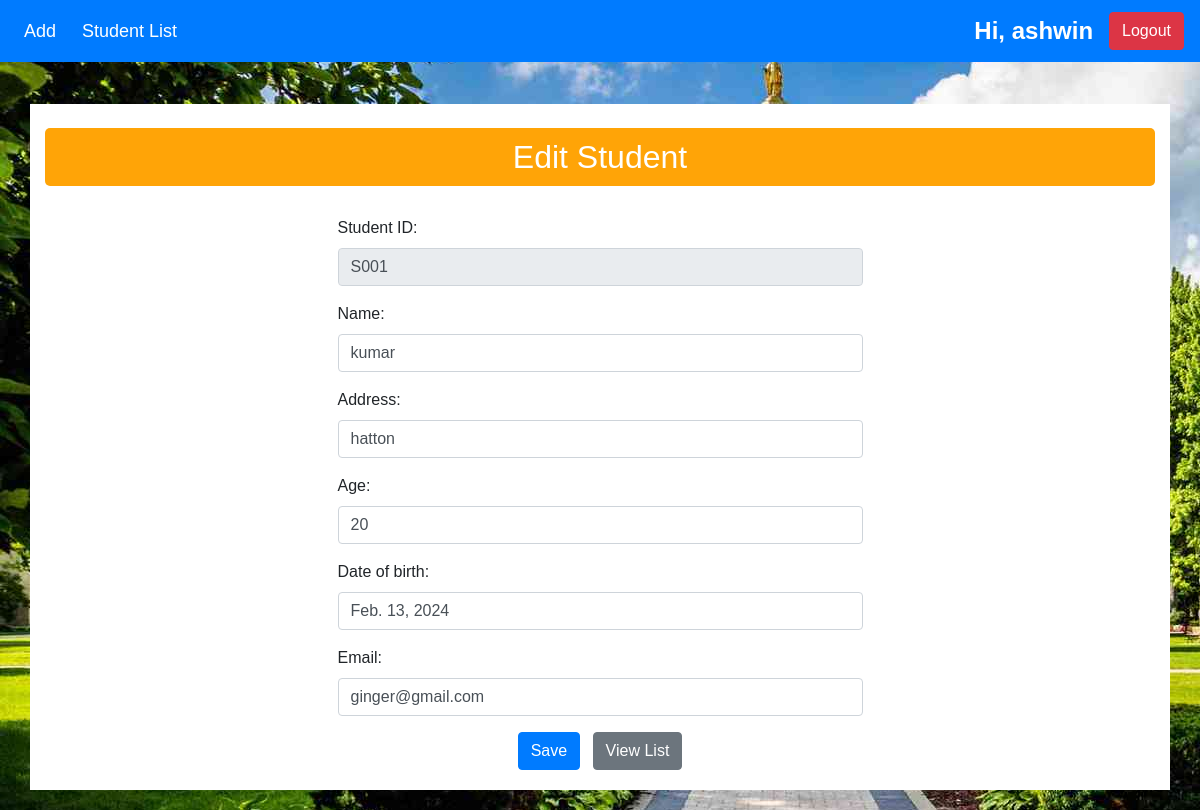
/1/edit/ (signed in), run on the app's committed database.
### students/models.py (models this page shows, shortened)
class Student(models.Model):
    student_id = models.CharField(max_length=4, unique=True, verbose_name='Student ID')
    name = models.CharField(max_length=100)
    address = models.TextField()
    age = models.IntegerField()
    date_of_birth = models.DateField()
    email = models.EmailField()
    class Meta:
        app_label = 'students'

### students/views.py (the view)
# urls.py: path('<int:pk>/edit/', views.student_edit, name='student_edit'),
def student_edit(request, pk):
    student = get_object_or_404(Student, pk=pk)
    if request.method == 'POST':
        form = StudentForm(request.POST, instance=student)
        if form.is_valid():
            form.save()
            return redirect('student_list')
    else:
        form = StudentForm(instance=student)
    return render(request, 'students/student_edit.html', {'form': form})

### students/forms.py
class StudentForm(forms.ModelForm):
    class Meta:
        model = Student
        fields = ['student_id', 'name', 'address', 'age', 'date_of_birth', 'email']

### students/templates/students/student_edit.html (shortened to what this page needs)
{% load static %}
<!DOCTYPE html>
<html lang="en">
  <head>
    <link
      rel="stylesheet"
      href="https://stackpath.bootstrapcdn.com/bootstrap/4.5.2/css/bootstrap.min.css"
    />
    <link
      rel="stylesheet"
      type="text/css"
      href="{% static 'css/styles.css' %}"
    />
  </head>
  <body style="background-image: url('{% static 'bg1.jpg' %}')">
    <div class="container mt-5" style="background-color: white">
      {% include 'students/navbar.html' %}
      <br />
      <h2 class="center-title display-5">Edit Student</h2>
      <div class="d-flex justify-content-center">
        <div class="col-md-6">
          <form method="post">
            {% for field in form %}
            <div class="form-group">
              <label for="{{ field.id_for_label }}">{{ field.label }}</label>:<br />
              {% if field.name == "student_id" %}
              <input type="text" name="{{ field.name }}" id="{{ field.id_for_label }}" class="form-control" value="{{ field.value }}" disabled />
              {% else %}
              <input type="{{ field.field.widget.input_type }}" name="{{ field.name }}" id="{{ field.id_for_label }}" class="form-control" value="{{ field.value }}" {% if field.field.required %}required{% endif %} />
              {% endif %}
            </div>
            {% endfor %}
            <div class="text-center" style="margin-bottom: 20px">
              <button type="submit" class="btn btn-primary mr-2">Save</button>
              <a href="{% url 'student_list' %}" class="btn btn-secondary">View List</a>
            </div>
          </form>
        </div>
      </div>
    </div>
  </body>
</html>

### students/templates/students/navbar.html (shortened to what this page needs)
{% load static %}
<!DOCTYPE html>
<html lang="en">
  <head>
    <link
      rel="stylesheet"
      href="https://stackpath.bootstrapcdn.com/bootstrap/4.5.2/css/bootstrap.min.css"
    />
    <link
      rel="stylesheet"
      type="text/css"
      href="{% static 'css/styles.css' %}"
    />
  </head>
  <body style="background-image: url('{% static 'bg1.jpg' %}')">
    <nav class="navbar navbar-expand-lg navbar-light bg-primary">
      <div class="collapse navbar-collapse" id="navbarSupportedContent">
        <ul class="navbar-nav mr-auto">
          <li class="nav-item">
            <a
              class="nav-link"
              style="color: white"
              href="{% url 'student_create' %}"
              >Add</a
            >
          </li>
          <li class="nav-item">
            <a
              class="nav-link"
              style="color: white"
              href="{% url 'student_list' %}"
              >Student List</a
            >
          </li>
        </ul>
        <form
          class="form-inline my-2 my-lg-0"
          action="{% url 'user_logout' %}"
          method="post"
        >
          <a class="navbar-brand" style="color: white" href="#"
            >Hi, {{ user.username }}</a
          >
          <button class="btn btn-danger my-2 my-sm-0" type="submit">
            Logout
          </button>
        </form>
      </div>
    </nav>
  </body>
</html>

### students/static/css/styles.css (style rules this page uses)
.center-title { text-align: center; color: #fff; margin-bottom: 30px; background-color:#FFA407; padding: 10px; border-radius: 5px; }
body { font-family: Arial, sans-serif; background-color: #f8f9fa; padding: 20px; }
.navbar-brand { font-size: 24px; font-weight: bold; }
.navbar-nav .nav-item { margin-right: 10px; }
.navbar-nav .nav-link { font-size: 18px; color: #333; }

### students/templates/students/navbar.html (style rules this page uses)
.navbar { position: fixed; top: 0; left: 0; width: 100%; z-index: 1000; }
body { padding-top: 56px; }

### data on the page
Student: student_id "S001", name "kumar" "hatton" "Feb. 13, 2024" "ginger@gmail.com"

### other printed values
{{ user.username }} "ashwin"
{{ field.label }} "Student ID" "Name" "Address" "Age" "Date of birth" "Email"
